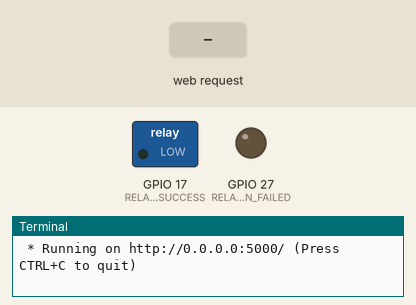
Simulated run of this program. Board: Raspberry Pi (BCM pin numbers). Parts: switched loads named in the program (green lamp = pin HIGH), output pins drawn as LEDs (lit = HIGH), the last lines printed to the terminal. The test bench sets the inputs (shaded band). Threads take turns every 2 ms; the clock reads 2024-03-15 10:24:30 at power-on unless the program sets it.

Above: at 1.2 s.
1.3 s: HTTP request for /activate_relay_success received
At 1.6 s:
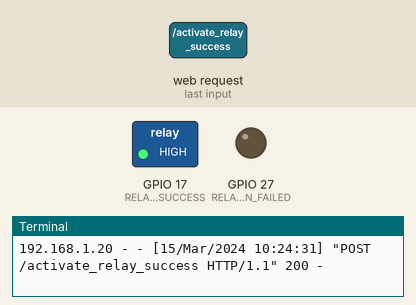
2.8 s: HTTP request for /activate_relay_failed received
At 4.0 s:
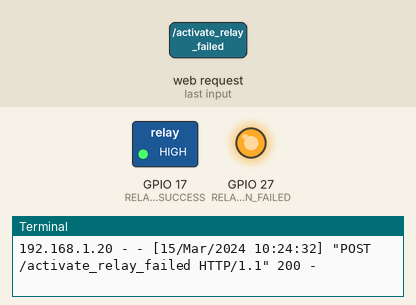
At 6.6 s:
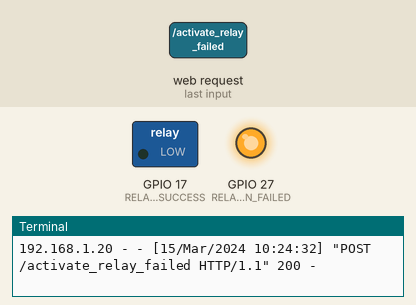
Timing chart, 0 to 9.3 s (numbered marks = the images above; inputs shaded):
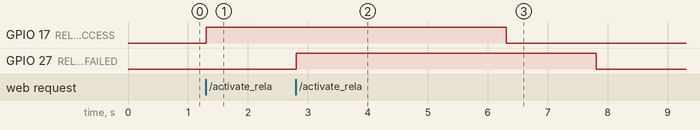

Measured:
- after the input at 1.3 s, GPIO 17 (RELAY_PIN_SUCCESS): LOW → HIGH at once
- after the input at 2.8 s, GPIO 27 (RELAY_PIN_FAILED): LOW → HIGH at once, → LOW 5.0 s later

The program:

app.py
```python
from flask import Flask, jsonify
import RPi.GPIO as GPIO
import time
import threading

app = Flask(__name__)

# Configuração do GPIO
RELAY_PIN_SUCCESS = 17
RELAY_PIN_FAILED = 27
GPIO.setmode(GPIO.BCM)
GPIO.setup(RELAY_PIN_SUCCESS, GPIO.OUT)
GPIO.setup(RELAY_PIN_FAILED, GPIO.OUT)

# Função para ativar o relé em uma thread separada
def activate_relay(pin, duration):
    try:
        GPIO.output(pin, GPIO.HIGH)
        time.sleep(duration)
        GPIO.output(pin, GPIO.LOW)
    except Exception as e:
        print(f"Erro ao ativar o relé: {e}")

@app.route('/activate_relay_success', methods=['POST'])
def activate_relay_success():
    try:
        # Inicia a thread para ativar o relé
        threading.Thread(target=activate_relay, args=(RELAY_PIN_SUCCESS, 5)).start()
        return jsonify({"status": "success", "message": "Relay activation started"}), 200
    except Exception as e:
        return jsonify({"status": "error", "message": str(e)}), 500

@app.route('/activate_relay_failed', methods=['POST'])
def activate_relay_failed():
    try:
        # Inicia a thread para ativar o relé
        threading.Thread(target=activate_relay, args=(RELAY_PIN_FAILED, 5)).start()
        return jsonify({"status": "success", "message": "Relay activation started"}), 200
    except Exception as e:
        return jsonify({"status": "error", "message": str(e)}), 500

if __name__ == "__main__":
    try:
        app.run(host='0.0.0.0', port=5000)
    finally:
        GPIO.cleanup()
```
